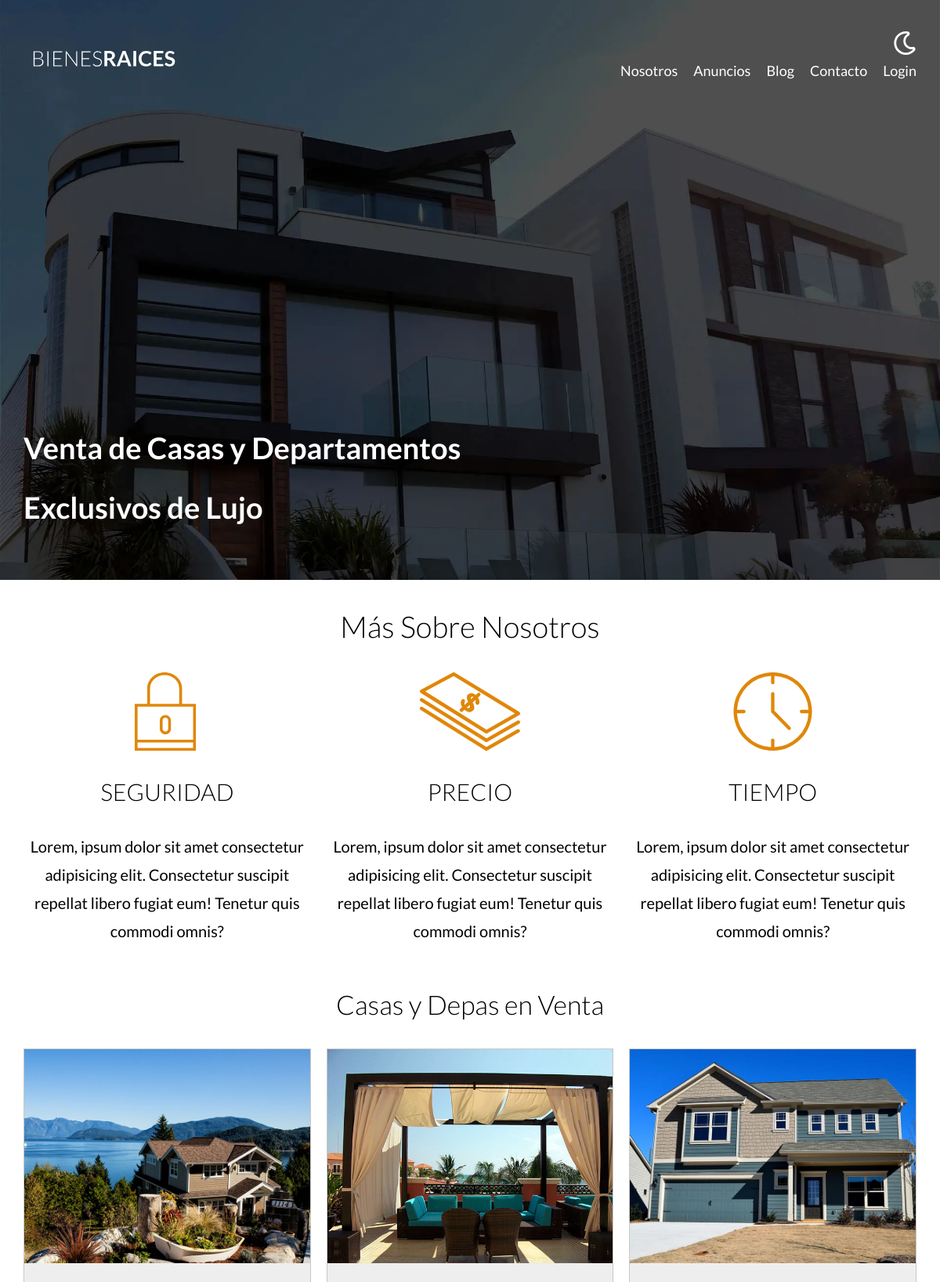
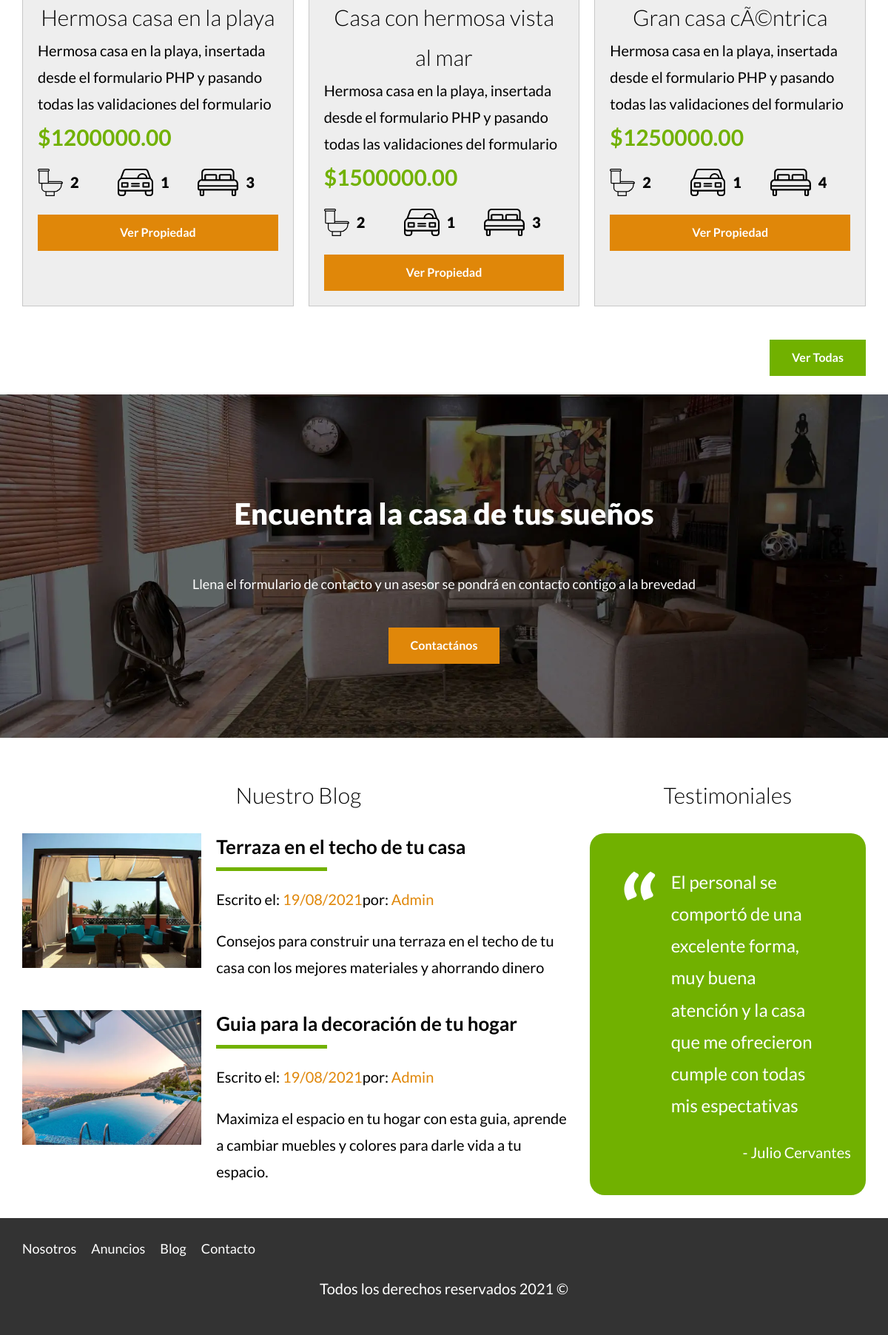
The page / on the database its author committed (2 pictures, top to bottom).
### tables this page shows
CREATE TABLE `propiedades` (
  `id` int(11) NOT NULL AUTO_INCREMENT,
  `titulo` varchar(60) DEFAULT NULL,
  `precio` decimal(10,2) DEFAULT NULL,
  `imagen` varchar(200) DEFAULT NULL,
  `descripcion` longtext,
  `habitaciones` int(1) DEFAULT NULL,
  `wc` int(1) DEFAULT NULL,
  `estacionamiento` int(1) DEFAULT NULL,
  `creado` date DEFAULT NULL,
  `vendedorId` int(11) DEFAULT NULL,
  PRIMARY KEY (`id`),
  KEY `vendedorId_idx` (`vendedorId`),
  CONSTRAINT `vendedorId` FOREIGN KEY (`vendedorId`) REFERENCES `vendedores` (`id`) ON DELETE NO ACTION ON UPDATE NO ACTION
);

### includes/funciones.php (called while the page is built, shortened)
<?php
function incluirTemplate( string $nombre, bool $inicio = false ) {
    include TEMPLATES_URL . "/${nombre}.php";
}

### includes/templates/anuncios.php (the view, shortened to what this page needs)
<?php
    $db = conectarDB();
    $query = "SELECT * FROM propiedades LIMIT ${limite}";
    $resultado = mysqli_query($db, $query);
?>
<div class="contenedor-anuncios">
    <?php while($propiedad = mysqli_fetch_assoc($resultado)): ?>
            <div class="anuncio">
                <img loading="lazy" src="/imagenes/<?php echo $propiedad['imagen']; ?>" alt="Anuncio">
                <div class="contendio-anuncio">
                    <h3><?php echo $propiedad['titulo']; ?></h3>
                    <p><?php echo $propiedad['descripcion']; ?></p>
                    <p class="precio">$<?php echo $propiedad['precio']; ?></p>
                    <ul class="iconos-caracteristicas">
                        <li>
                            <img class="icono" loading="lazy" src="build/img/icono_wc.svg" alt="icono wc">
                            <p><?php echo $propiedad['wc']; ?></p>
                        </li>
                        <li>
                            <img class="icono" loading="lazy" src="build/img/icono_estacionamiento.svg" alt="icono estacionamiento">
                            <p><?php echo $propiedad['estacionamiento']; ?></p>
                        </li>
                        <li>
                            <img class="icono" loading="lazy" src="build/img/icono_dormitorio.svg" alt="icono habitaciones">
                            <p><?php echo $propiedad['habitaciones']; ?></p>
                        </li>
                    </ul>
                    <a href="anuncio.php?id=<?php echo $propiedad['id']; ?>" class="boton-amarillo-block">
                        Ver Propiedad
                    </a>
                </div>
            </div>
            <?php endwhile ?>
        </div>

### includes/templates/header.php (shortened to what this page needs)
<?php
    $auth = $_SESSION['login'] ?? false;
?>
<!DOCTYPE html>
<html lang="en">
<head>
    <link rel="stylesheet" href="/build/css/app.css">
</head>
<body>
    <header class="header <?php echo $inicio ? 'inicio' : ''; ?>">
        <div class="contenedor contenido-header">
            <div class="barra">
                <a href="/">
                    <img src="/build/img/logo.svg" alt="Logotipo de Bienes Raices" class="logo">
                </a>
                <div class="derecha">
                    <img src="/build/img/dark-mode.svg" alt="" class="dark-mode-boton">
                    <nav class="navegacion">
                        <a href="nosotros.php">Nosotros</a>
                        <a href="anuncios.php">Anuncios</a>
                        <a href="blog.php">Blog</a>
                        <a href="contacto.php">Contacto</a>
                        <?php if(!$auth): ?>
                            <a href="/login.php">Login</a>
                        <?php endif; ?>
                    </nav>
                </div>
            </div>
            <?php echo $inicio ? "<h1>Venta de Casas y Departamentos Exclusivos de Lujo</h1>" : ''; ?>
        </div>
    </header>

### index.php
<?php
    require 'includes/funciones.php';
    incluirTemplate('header', $inicio = true);
?>
    <main class="contenedor seccion">
        <h1>Más Sobre Nosotros</h1>
        <div class="iconos-nosotros">
            <div class="icono">
                <img src="build/img/icono1.svg" alt="Icono seguridad" loading="lazy">
                <h3>Seguridad</h3>
                <p>Lorem, ipsum dolor sit amet consectetur adipisicing elit. Consectetur suscipit repellat libero fugiat
                    eum!
                    Tenetur quis commodi omnis?</p>
            </div>
            <div class="icono">
                <img src="build/img/icono2.svg" alt="Icono Precio" loading="lazy">
                <h3>Precio</h3>
                <p>Lorem, ipsum dolor sit amet consectetur adipisicing elit. Consectetur suscipit repellat libero fugiat
                    eum!
                    Tenetur quis commodi omnis?</p>
            </div>
            <div class="icono">
                <img src="build/img/icono3.svg" alt="Icono Tiempo" loading="lazy">
                <h3>Tiempo</h3>
                <p>Lorem, ipsum dolor sit amet consectetur adipisicing elit. Consectetur suscipit repellat libero fugiat
                    eum!
                    Tenetur quis commodi omnis?</p>
            </div>
        </div>
    </main>
    <section class="seccion contenedor">
        <h2>Casas y Depas en Venta</h2>
        <?php
            $limite = 3;
            include 'includes/templates/anuncios.php';
        ?>
        <div class="alinear-derecha">
            <a href="anuncios.php" class="boton-verde">Ver Todas</a>
        </div>
    </section>
    <section class="imagen-contacto">
        <h2>Encuentra la casa de tus sueños</h2>
        <p>Llena el formulario de contacto y un asesor se pondrá en contacto contigo a la brevedad</p>
        <a href="contacto.php" class="boton-amarillo">Contactános</a>
    </section>
    <div class="contenedor seccion seccion-inferior">
        <section class="blog">
            <h3>Nuestro Blog</h3>
            <article class="entrada-blog">
                <div class="imagen">
                    <picture>
                        <source srcset="build/img/blog1.webp" type="image/webp">
                        <source srcset="build/img/blog1.jpg" type="image/jpeg">
                        <img loading="lazy" src="build/img/blog1.jpg" alt="Texto Entrada Blog">
                    </picture>
                </div>
                <div class="texto-entrada">
                    <a href="entrada.php">
                        <h4>Terraza en el techo de tu casa</h4>
                        <p class="informacion-meta">Escrito el: <span>19/08/2021</span>por: <span>Admin</span></p>
                        <p>
                            Consejos para construir una terraza en el techo de tu casa con los mejores materiales y
                            ahorrando dinero
                        </p>
                    </a>
                </div>
            </article>
            <article class="entrada-blog">
                <div class="imagen">
                    <picture>
                        <source srcset="build/img/blog2.webp" type="image/webp">
                        <source srcset="build/img/blog2.jpg" type="image/jpeg">
                        <img loading="lazy" src="build/img/blog2.jpg" alt="Texto Entrada Blog">
                    </picture>
                </div>
                <div class="texto-entrada">
                    <a href="entrada.php">
                        <h4>Guia para la decoración de tu hogar</h4>
                        <p class="informacion-meta">Escrito el: <span>19/08/2021</span>por: <span>Admin</span></p>
                        <p>
                            Maximiza el espacio en tu hogar con esta guia, aprende a cambiar muebles y colores para
                            darle vida a tu espacio.
                        </p>
                    </a>
                </div>
            </article>
        </section>
        <section class="testimoniales">
            <h3>Testimoniales</h3>
            <div class="testimonial">
                <blockquote>
                    El personal se comportó de una excelente forma, muy buena atención y la casa que me ofrecieron
                    cumple con todas mis espectativas
                </blockquote>
                <p>- Julio Cervantes</p>
            </div>
        </section>
    </div>
<?php
    incluirTemplate('footer');
?>

### includes/templates/footer.php (shortened to what this page needs)
<footer class="footer seccion">
        <div class="contenedor contenedor-footer">
            <nav class="navegacion">
                <a href="nosotros.php">Nosotros</a>
                <a href="anuncios.php">Anuncios</a>
                <a href="blog.php">Blog</a>
                <a href="contacto.php">Contacto</a>
            </nav>
        </div>
        <p class="copyright">Todos los derechos reservados <?php echo date('Y') ?> &copy;</p>
    </footer>
</body>
</html>

### rows shown on the page
propiedades: imagen (picture), titulo "Hermosa casa en la playa", descripcion "Hermosa casa en la playa, insertada desde el formulario PHP y pasando todas las validaciones del formulario", precio "1200000.00", wc "2", estacionamiento "1", habitaciones "3"
propiedades: imagen (picture), titulo "Casa con hermosa vista al mar", descripcion "Hermosa casa en la playa, insertada desde el formulario PHP y pasando todas las validaciones del formulario", precio "1500000.00", wc "2", estacionamiento "1", habitaciones "3"
propiedades: imagen (picture), titulo "Gran casa cÃ©ntrica", descripcion "Hermosa casa en la playa, insertada desde el formulario PHP y pasando todas las validaciones del formulario", precio "1250000.00", wc "2", estacionamiento "1", habitaciones "4"
